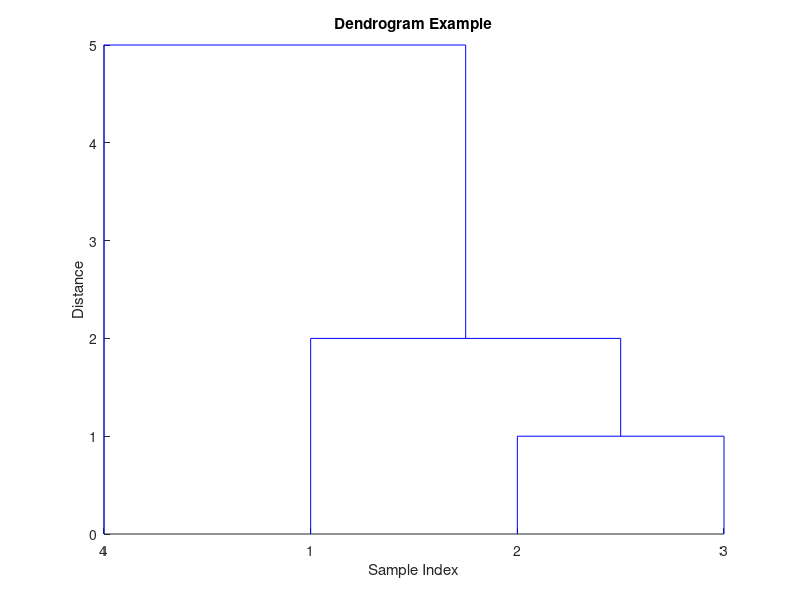

Reproduce this figure in MATLAB.
% 방송통신대학교 정보과학과 지능형정보처리시스템
% 계층적 군집화 알고리즘 수행 및 덴드로그램 출력

X = [1; 4; 3; 9];	% Generate Sample Data
Y = pdist(X);		% Compute distance between each sample	(Default, Euclidean distance)
Z = linkage(Y);		% Agglomerative hierarchical cluter tree (Default, single linkage)
dendrogram(Z)		% Plot dendrogram
title('Dendrogram Example')
xlabel('Sample Index')
ylabel('Distance')